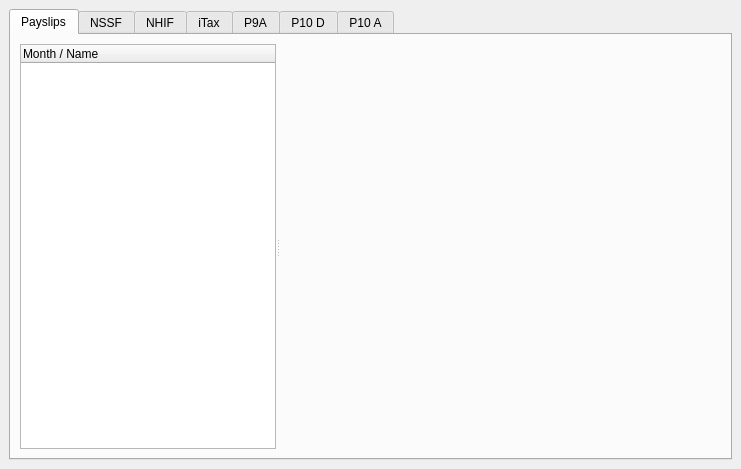
<?xml version="1.0" encoding="UTF-8"?>
<ui version="4.0">
 <class>PayrollReports</class>
 <widget class="QMainWindow" name="PayrollReports">
  <property name="geometry">
   <rect>
    <x>0</x>
    <y>0</y>
    <width>741</width>
    <height>469</height>
   </rect>
  </property>
  <property name="windowTitle">
   <string>MainWindow</string>
  </property>
  <widget class="QWidget" name="centralwidget">
   <layout class="QVBoxLayout" name="verticalLayout">
    <item>
     <widget class="QTabWidget" name="tabWidget">
      <property name="currentIndex">
       <number>0</number>
      </property>
      <widget class="QWidget" name="tab">
       <attribute name="title">
        <string>Payslips</string>
       </attribute>
       <layout class="QHBoxLayout" name="horizontalLayout">
        <item>
         <widget class="QSplitter" name="splitter">
          <property name="orientation">
           <enum>Qt::Horizontal</enum>
          </property>
          <widget class="QTreeWidget" name="treeWidget">
           <property name="sizePolicy">
            <sizepolicy hsizetype="Expanding" vsizetype="Expanding">
             <horstretch>0</horstretch>
             <verstretch>0</verstretch>
            </sizepolicy>
           </property>
           <column>
            <property name="text">
             <string>Month / Name</string>
            </property>
           </column>
          </widget>
          <widget class="QWidget" name="widget" native="true">
           <property name="sizePolicy">
            <sizepolicy hsizetype="Preferred" vsizetype="Preferred">
             <horstretch>99</horstretch>
             <verstretch>0</verstretch>
            </sizepolicy>
           </property>
          </widget>
         </widget>
        </item>
       </layout>
      </widget>
      <widget class="QWidget" name="tab_2">
       <attribute name="title">
        <string>NSSF</string>
       </attribute>
       <widget class="QWidget" name="">
        <property name="geometry">
         <rect>
          <x>40</x>
          <y>20</y>
          <width>272</width>
          <height>24</height>
         </rect>
        </property>
        <layout class="QHBoxLayout" name="horizontalLayout_2">
         <item>
          <widget class="QLabel" name="label">
           <property name="text">
            <string>Year:</string>
           </property>
          </widget>
         </item>
         <item>
          <widget class="QComboBox" name="comboBox"/>
         </item>
         <item>
          <widget class="QLabel" name="label_2">
           <property name="text">
            <string>Month:</string>
           </property>
          </widget>
         </item>
         <item>
          <widget class="QComboBox" name="comboBox_2"/>
         </item>
         <item>
          <spacer name="horizontalSpacer">
           <property name="orientation">
            <enum>Qt::Horizontal</enum>
           </property>
           <property name="sizeHint" stdset="0">
            <size>
             <width>40</width>
             <height>20</height>
            </size>
           </property>
          </spacer>
         </item>
        </layout>
       </widget>
      </widget>
      <widget class="QWidget" name="tab_3">
       <attribute name="title">
        <string>NHIF</string>
       </attribute>
       <widget class="QWidget" name="layoutWidget">
        <property name="geometry">
         <rect>
          <x>100</x>
          <y>30</y>
          <width>272</width>
          <height>24</height>
         </rect>
        </property>
        <layout class="QHBoxLayout" name="horizontalLayout_3">
         <item>
          <widget class="QLabel" name="label_3">
           <property name="text">
            <string>Year:</string>
           </property>
          </widget>
         </item>
         <item>
          <widget class="QComboBox" name="comboBox_3"/>
         </item>
         <item>
          <widget class="QLabel" name="label_4">
           <property name="text">
            <string>Month:</string>
           </property>
          </widget>
         </item>
         <item>
          <widget class="QComboBox" name="comboBox_4"/>
         </item>
         <item>
          <spacer name="horizontalSpacer_2">
           <property name="orientation">
            <enum>Qt::Horizontal</enum>
           </property>
           <property name="sizeHint" stdset="0">
            <size>
             <width>40</width>
             <height>20</height>
            </size>
           </property>
          </spacer>
         </item>
        </layout>
       </widget>
      </widget>
      <widget class="QWidget" name="tab_4">
       <attribute name="title">
        <string>iTax</string>
       </attribute>
       <widget class="QWidget" name="layoutWidget_2">
        <property name="geometry">
         <rect>
          <x>140</x>
          <y>50</y>
          <width>272</width>
          <height>24</height>
         </rect>
        </property>
        <layout class="QHBoxLayout" name="horizontalLayout_4">
         <item>
          <widget class="QLabel" name="label_5">
           <property name="text">
            <string>Year:</string>
           </property>
          </widget>
         </item>
         <item>
          <widget class="QComboBox" name="comboBox_5"/>
         </item>
         <item>
          <widget class="QLabel" name="label_6">
           <property name="text">
            <string>Month:</string>
           </property>
          </widget>
         </item>
         <item>
          <widget class="QComboBox" name="comboBox_6"/>
         </item>
         <item>
          <spacer name="horizontalSpacer_3">
           <property name="orientation">
            <enum>Qt::Horizontal</enum>
           </property>
           <property name="sizeHint" stdset="0">
            <size>
             <width>40</width>
             <height>20</height>
            </size>
           </property>
          </spacer>
         </item>
        </layout>
       </widget>
      </widget>
      <widget class="QWidget" name="tab_5">
       <attribute name="title">
        <string>P9A</string>
       </attribute>
      </widget>
      <widget class="QWidget" name="tab_6">
       <attribute name="title">
        <string>P10 D</string>
       </attribute>
      </widget>
      <widget class="QWidget" name="tab_7">
       <attribute name="title">
        <string>P10 A</string>
       </attribute>
      </widget>
     </widget>
    </item>
   </layout>
  </widget>
 </widget>
 <resources/>
 <connections/>
</ui>
